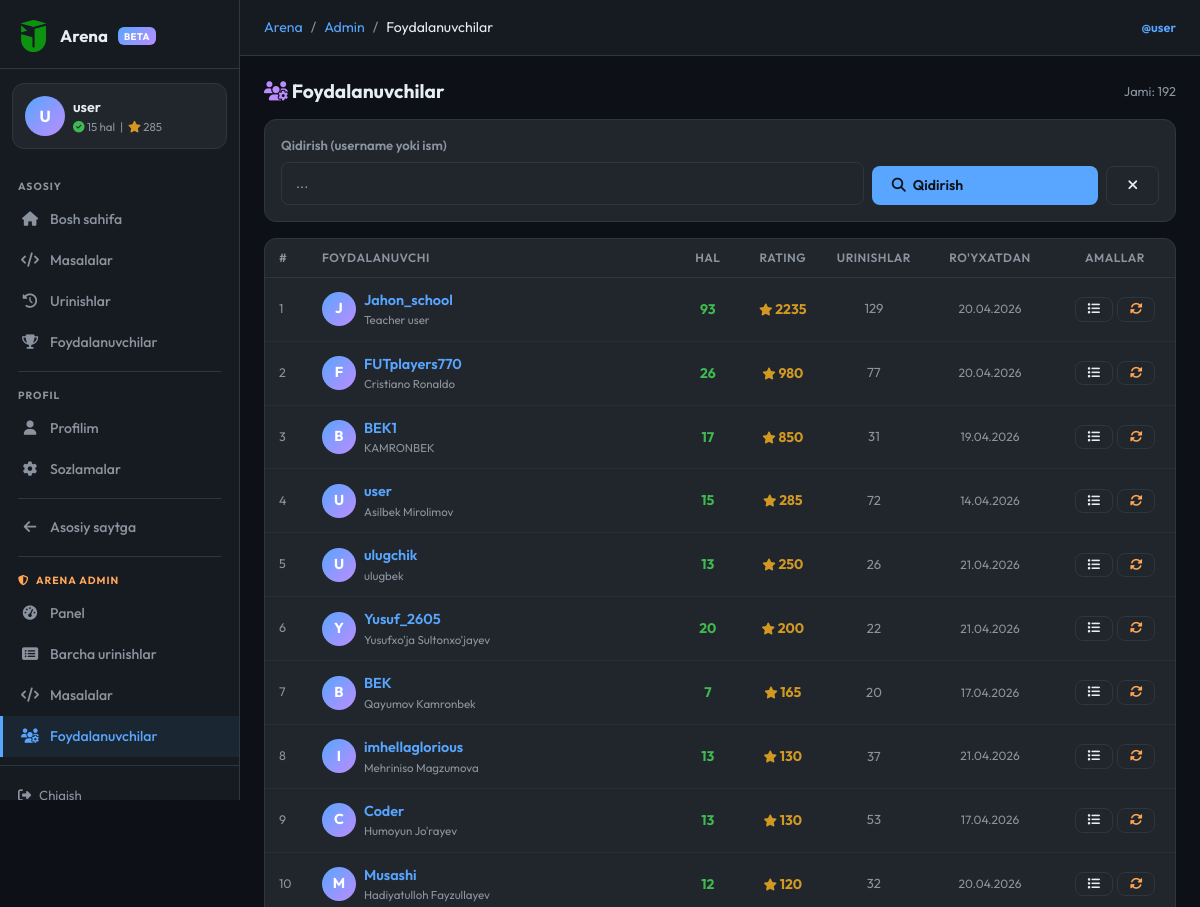
The page /arena/admin/users (signed in, upper part) on the database as committed earlier.
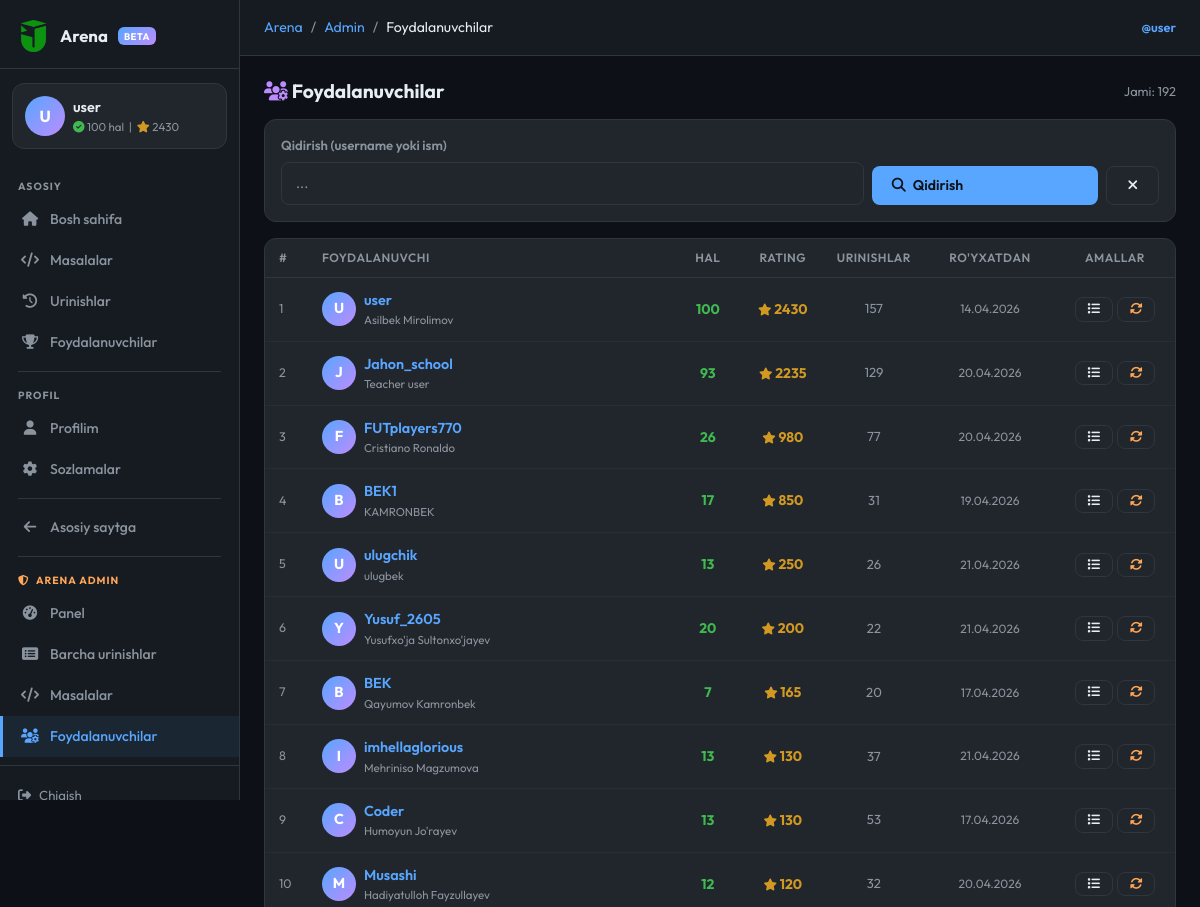
The same page on the database as committed later.
### models.py (models this page shows, shortened)
class ArenaUser(db.Model):
    __tablename__ = 'arena_users'
    id = db.Column(db.Integer, primary_key=True)
    username = db.Column(db.String(50), unique=True, nullable=False)
    full_name = db.Column(db.String(100), nullable=False)
    age = db.Column(db.Integer)
    password_hash = db.Column(db.String(256), nullable=False)
    bio = db.Column(db.Text, default='')
    rating = db.Column(db.Integer, default=0)
    problems_solved = db.Column(db.Integer, default=0)
    total_stars = db.Column(db.Integer, default=0)
    created_at = db.Column(db.DateTime, default=tashkent_now)
    last_seen = db.Column(db.DateTime, default=tashkent_now)
    submissions = db.relationship('ArenaSubmission', backref='user', lazy='dynamic')
    __table_args__ = (
        db.Index('ix_arena_user_username', 'username'),
        db.Index('ix_arena_user_rating', 'rating'),
    )

### routes/arena.py (the view)
@arena_bp.route('/admin/users')
@arena_admin_required
def arena_admin_users():
    search = request.args.get('q', '').strip()
    page   = request.args.get('page', 1, type=int)
    q = ArenaUser.query
    if search:
        q = q.filter(ArenaUser.username.ilike(f'%{search}%') |
                     ArenaUser.full_name.ilike(f'%{search}%'))
    q = q.order_by(ArenaUser.rating.desc(), ArenaUser.problems_solved.desc())
    paginated = q.paginate(page=page, per_page=30, error_out=False)
    return render_template('arena/admin_users.html',
                           users=paginated,
                           search=search)

### models.py (called while the page is built)
def tashkent_now():
    return datetime.utcnow() + timedelta(hours=5)

### routes/arena.py (called while the page is built)
def _current_user():
    uid = session.get('arena_user_id')
    if not uid:
        return None
    return ArenaUser.query.get(uid)

def _is_arena_admin():
    u = _current_user()
    return u is not None and u.username.lower() == ARENA_ADMIN_USERNAME

def arena_admin_required(f):
    @wraps(f)
    def decorated(*args, **kwargs):
        if not _is_arena_admin():
            abort(403)
        return f(*args, **kwargs)
    return decorated

@arena_bp.context_processor
def _inject():
    u = _current_user()
    if u:
        u.last_seen = tashkent_now()
        try:
            db.session.commit()
        except Exception:
            db.session.rollback()
    return dict(arena_user=u, is_arena_admin=_is_arena_admin())

### templates/arena/admin_users.html (shortened to what this page needs)
{% extends "arena/base.html" %}
{% block breadcrumb %}
<li class="breadcrumb-item"><a href="{{ url_for('arena.arena_admin_dashboard') }}">Admin</a></li>
<li class="breadcrumb-item active">Foydalanuvchilar</li>
{% endblock %}
{% block content %}
<div class="d-flex align-items-center justify-content-between mb-3 flex-wrap gap-2">
  <h2 style="font-size:1.2rem; font-weight:700; margin:0;">
    <i class="fas fa-users-cog" style="color:var(--ar-purple);"></i> Foydalanuvchilar
  </h2>
  <div style="font-size:.8rem; color:var(--ar-muted);">Jami: {{ users.total }}</div>
</div>
<form method="GET" class="ar-card p-3 mb-3">
  <div class="row g-2 align-items-end">
    <div class="col-sm-8">
      <label class="ar-label">Qidirish (username yoki ism)</label>
      <input class="ar-input" name="q" value="{{ search }}" placeholder="...">
    </div>
    <div class="col-sm-4 d-flex gap-2">
      <button type="submit" class="ar-btn ar-btn-primary" style="flex:1;">
        <i class="fas fa-search"></i> Qidirish
      </button>
      <a href="{{ url_for('arena.arena_admin_users') }}" class="ar-btn ar-btn-outline" title="Tozalash">
        <i class="fas fa-times"></i>
      </a>
    </div>
  </div>
</form>
<div class="ar-card">
  <table class="ar-table">
    <thead><tr>
      <th style="width:40px">#</th>
      <th>Foydalanuvchi</th>
      <th style="width:70px; text-align:center">Hal</th>
      <th style="width:80px; text-align:center">Rating</th>
      <th style="width:80px; text-align:center">Urinishlar</th>
      <th style="width:130px; text-align:center">Ro'yxatdan</th>
      <th style="width:120px; text-align:center">Amallar</th>
    </tr></thead>
    <tbody>
    {% for u in users.items %}
    <tr>
      <td style="color:var(--ar-muted); font-size:.78rem;">{{ loop.index + (users.page - 1) * 30 }}</td>
      <td>
        <div class="d-flex align-items-center gap-2">
          <div style="width:34px;height:34px;border-radius:50%;background:linear-gradient(135deg,#58a6ff,#bc8cff);display:flex;align-items:center;justify-content:center;font-weight:700;font-size:.9rem;color:#fff;flex-shrink:0;">
            {{ u.username[0].upper() }}
          </div>
          <div>
            <a href="{{ url_for('arena.profile', username=u.username) }}"
               style="color:var(--ar-primary); text-decoration:none; font-weight:600; font-size:.9rem;">
              {{ u.username }}
            </a>
            <div style="font-size:.72rem; color:var(--ar-muted);">{{ u.full_name }}</div>
          </div>
        </div>
      </td>
      <td style="text-align:center;">
        <span style="color:var(--ar-green); font-weight:700;">{{ u.problems_solved }}</span>
      </td>
      <td style="text-align:center;">
        <span style="color:var(--ar-yellow); font-weight:700;">
          <i class="fas fa-star" style="font-size:.75rem;"></i> {{ u.rating }}
        </span>
      </td>
      <td style="text-align:center; color:var(--ar-muted); font-size:.82rem;">
        {{ u.submissions.count() }}
      </td>
      <td style="text-align:center; color:var(--ar-muted); font-size:.75rem; white-space:nowrap;">
        {{ u.created_at.strftime('%d.%m.%Y') }}
      </td>
      <td style="text-align:center;">
        <div class="d-flex gap-1 justify-content-center">
          <a href="{{ url_for('arena.arena_admin_submissions') }}?user={{ u.username }}"
             class="ar-btn ar-btn-sm ar-btn-outline" title="Urinishlarini ko'rish">
            <i class="fas fa-list"></i>
          </a>
          <form method="POST"
                action="{{ url_for('arena.arena_admin_user_recalc', uid=u.id) }}"
                onsubmit="return confirm('{{ u.username }} statistikasini qayta hisoblaysizmi?')">
            <button type="submit" class="ar-btn ar-btn-sm ar-btn-outline"
                    title="Statistikani qayta hisoblash"
                    style="color:var(--ar-orange);">
              <i class="fas fa-sync-alt"></i>
            </button>
          </form>
        </div>
      </td>
    </tr>
    {% endfor %}
    </tbody>
  </table>
</div>
{% endblock %}

### templates/arena/base.html (shortened to what the changed rows need)
<!DOCTYPE html>
<html lang="uz">
<head>
  {% set _site_name = "Jahon School Arena — Asilbek Mirolimov" %}
  {% set _base_url  = (config.get("PUBLIC_BASE_URL","") or request.url_root).rstrip("/") %}
  {% set _default_desc = "Jahon School Arena — Asilbek Mirolimov tomonidan yaratilgan dasturlash platformasi. Masalalarni yeching, bilimingizni sinang, reytingda yuqoriga chiqing." %}
  {% set _default_kw   = "jahon school arena, jahon school test, asilbek mirolimov, arena, dasturlash, python, algoritmlar, online judge, bilim sinash, masala, kod, reyting, informatika, uzbekistan" %}
  {% set _og_image     = _base_url + url_for('static', filename='img/logo.png') %}
  <link href="https://cdn.jsdelivr.net/npm/bootstrap@5.3.0/dist/css/bootstrap.min.css" rel="stylesheet">
  <link rel="stylesheet" href="https://cdnjs.cloudflare.com/ajax/libs/font-awesome/6.4.0/css/all.min.css">
</head>
<body>
<aside class="ar-sidebar" id="arSidebar">
  <a class="ar-sidebar-logo" href="{{ url_for('arena.index') }}">
    <img src="{{ url_for('static', filename='img/logo.png') }}" alt="logo">
    <span>Arena</span>
    <span class="badge-arena">BETA</span>
  </a>
  {% if arena_user %}
  <div class="ar-user-card">
    <div class="d-flex align-items-center gap-2">
      <div class="av">{{ arena_user.username[0].upper() }}</div>
      <div style="min-width:0">
        <div class="uname">{{ arena_user.username }}</div>
        <div class="ustats">
          <i class="fas fa-check-circle" style="color:var(--ar-green)"></i>
          {{ arena_user.problems_solved }} hal &nbsp;|&nbsp;
          <i class="fas fa-star" style="color:var(--ar-yellow)"></i>
          {{ arena_user.rating }}
        </div>
      </div>
    </div>
  </div>
  {% endif %}
</aside>
<div class="ar-main">
  <div class="ar-topbar">
    <div class="ms-auto" style="font-size:0.8rem; color:var(--ar-muted);">
      {% if arena_user %}
      <a href="{{ url_for('arena.profile', username=arena_user.username) }}"
         style="color:var(--ar-primary); text-decoration:none; font-weight:600;">
        @{{ arena_user.username }}
      </a>
      {% else %}
      <a href="{{ url_for('arena.login') }}" style="color:var(--ar-primary); text-decoration:none;">Kirish</a>
      &nbsp;/&nbsp;
      <a href="{{ url_for('arena.register') }}" style="color:var(--ar-muted); text-decoration:none;">Ro'yxat</a>
      {% endif %}
    </div>
  </div>
  <div class="ar-content">
    {% block content %}{% endblock %}
  </div>
</div>
</body>
</html>

Rows that differ between the two databases and show on the page:
changed ArenaUser "user": problems_solved "15" → "100"; rating "285" → "2430"; submissions.count "72" → "157"; moves up the list
